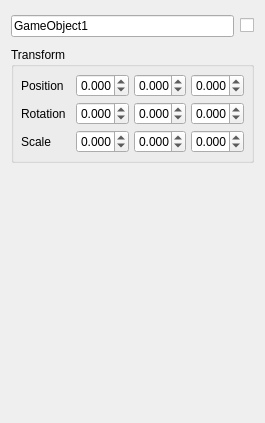
<?xml version="1.0" encoding="UTF-8"?>
<ui version="4.0">
 <class>ParametersWidget</class>
 <widget class="QWidget" name="ParametersWidget">
  <property name="geometry">
   <rect>
    <x>0</x>
    <y>0</y>
    <width>265</width>
    <height>423</height>
   </rect>
  </property>
  <property name="sizePolicy">
   <sizepolicy hsizetype="Preferred" vsizetype="Preferred">
    <horstretch>0</horstretch>
    <verstretch>0</verstretch>
   </sizepolicy>
  </property>
  <property name="windowTitle">
   <string>Form</string>
  </property>
  <layout class="QVBoxLayout" name="verticalLayout">
   <item>
    <widget class="QWidget" name="widget" native="true">
     <property name="sizePolicy">
      <sizepolicy hsizetype="Expanding" vsizetype="Maximum">
       <horstretch>0</horstretch>
       <verstretch>0</verstretch>
      </sizepolicy>
     </property>
     <property name="minimumSize">
      <size>
       <width>0</width>
       <height>30</height>
      </size>
     </property>
     <property name="maximumSize">
      <size>
       <width>16777215</width>
       <height>30</height>
      </size>
     </property>
     <layout class="QHBoxLayout" name="horizontalLayout_4">
      <property name="leftMargin">
       <number>0</number>
      </property>
      <property name="topMargin">
       <number>0</number>
      </property>
      <property name="rightMargin">
       <number>0</number>
      </property>
      <property name="bottomMargin">
       <number>0</number>
      </property>
      <item>
       <widget class="MyLineEdit" name="lineEdit">
        <property name="sizePolicy">
         <sizepolicy hsizetype="Expanding" vsizetype="Fixed">
          <horstretch>0</horstretch>
          <verstretch>0</verstretch>
         </sizepolicy>
        </property>
        <property name="text">
         <string>GameObject1</string>
        </property>
        <property name="frame">
         <bool>true</bool>
        </property>
        <property name="cursorMoveStyle">
         <enum>Qt::LogicalMoveStyle</enum>
        </property>
        <property name="clearButtonEnabled">
         <bool>false</bool>
        </property>
       </widget>
      </item>
      <item>
       <widget class="QCheckBox" name="enabled_cb">
        <property name="text">
         <string/>
        </property>
       </widget>
      </item>
     </layout>
    </widget>
   </item>
   <item>
    <widget class="QGroupBox" name="groupBox">
     <property name="enabled">
      <bool>true</bool>
     </property>
     <property name="sizePolicy">
      <sizepolicy hsizetype="Expanding" vsizetype="Maximum">
       <horstretch>0</horstretch>
       <verstretch>0</verstretch>
      </sizepolicy>
     </property>
     <property name="title">
      <string>Transform</string>
     </property>
     <layout class="QVBoxLayout" name="verticalLayout_2">
      <property name="spacing">
       <number>5</number>
      </property>
      <property name="leftMargin">
       <number>7</number>
      </property>
      <property name="topMargin">
       <number>7</number>
      </property>
      <property name="rightMargin">
       <number>7</number>
      </property>
      <property name="bottomMargin">
       <number>7</number>
      </property>
      <item>
       <layout class="QHBoxLayout" name="horizontalLayout">
        <item>
         <widget class="QLabel" name="label">
          <property name="sizePolicy">
           <sizepolicy hsizetype="Maximum" vsizetype="Preferred">
            <horstretch>0</horstretch>
            <verstretch>0</verstretch>
           </sizepolicy>
          </property>
          <property name="minimumSize">
           <size>
            <width>50</width>
            <height>0</height>
           </size>
          </property>
          <property name="text">
           <string>Position</string>
          </property>
         </widget>
        </item>
        <item>
         <widget class="MySpinBox" name="pos_x_sb">
          <property name="sizePolicy">
           <sizepolicy hsizetype="Ignored" vsizetype="Fixed">
            <horstretch>0</horstretch>
            <verstretch>0</verstretch>
           </sizepolicy>
          </property>
          <property name="minimumSize">
           <size>
            <width>40</width>
            <height>0</height>
           </size>
          </property>
          <property name="decimals">
           <number>3</number>
          </property>
          <property name="minimum">
           <double>-100000000.000000000000000</double>
          </property>
          <property name="maximum">
           <double>100000000.000000000000000</double>
          </property>
          <property name="singleStep">
           <double>1.000000000000000</double>
          </property>
         </widget>
        </item>
        <item>
         <widget class="MySpinBox" name="pos_y_sb">
          <property name="sizePolicy">
           <sizepolicy hsizetype="Ignored" vsizetype="Fixed">
            <horstretch>0</horstretch>
            <verstretch>0</verstretch>
           </sizepolicy>
          </property>
          <property name="minimumSize">
           <size>
            <width>40</width>
            <height>0</height>
           </size>
          </property>
          <property name="decimals">
           <number>3</number>
          </property>
          <property name="minimum">
           <double>-100000000.000000000000000</double>
          </property>
          <property name="maximum">
           <double>100000000.000000000000000</double>
          </property>
          <property name="singleStep">
           <double>1.000000000000000</double>
          </property>
         </widget>
        </item>
        <item>
         <widget class="MySpinBox" name="pos_z_sb">
          <property name="sizePolicy">
           <sizepolicy hsizetype="Ignored" vsizetype="Fixed">
            <horstretch>0</horstretch>
            <verstretch>0</verstretch>
           </sizepolicy>
          </property>
          <property name="minimumSize">
           <size>
            <width>40</width>
            <height>0</height>
           </size>
          </property>
          <property name="decimals">
           <number>3</number>
          </property>
          <property name="minimum">
           <double>-100000000.000000000000000</double>
          </property>
          <property name="maximum">
           <double>100000000.000000000000000</double>
          </property>
          <property name="singleStep">
           <double>1.000000000000000</double>
          </property>
         </widget>
        </item>
       </layout>
      </item>
      <item>
       <layout class="QHBoxLayout" name="horizontalLayout_2">
        <item>
         <widget class="QLabel" name="label_2">
          <property name="sizePolicy">
           <sizepolicy hsizetype="Maximum" vsizetype="Preferred">
            <horstretch>0</horstretch>
            <verstretch>0</verstretch>
           </sizepolicy>
          </property>
          <property name="minimumSize">
           <size>
            <width>50</width>
            <height>0</height>
           </size>
          </property>
          <property name="text">
           <string>Rotation</string>
          </property>
         </widget>
        </item>
        <item>
         <widget class="MySpinBox" name="rot_x_sb">
          <property name="sizePolicy">
           <sizepolicy hsizetype="Ignored" vsizetype="Fixed">
            <horstretch>0</horstretch>
            <verstretch>0</verstretch>
           </sizepolicy>
          </property>
          <property name="minimumSize">
           <size>
            <width>40</width>
            <height>0</height>
           </size>
          </property>
          <property name="decimals">
           <number>3</number>
          </property>
          <property name="minimum">
           <double>-100000000.000000000000000</double>
          </property>
          <property name="maximum">
           <double>100000000.000000000000000</double>
          </property>
          <property name="singleStep">
           <double>1.000000000000000</double>
          </property>
         </widget>
        </item>
        <item>
         <widget class="MySpinBox" name="rot_y_sb">
          <property name="sizePolicy">
           <sizepolicy hsizetype="Ignored" vsizetype="Fixed">
            <horstretch>0</horstretch>
            <verstretch>0</verstretch>
           </sizepolicy>
          </property>
          <property name="minimumSize">
           <size>
            <width>40</width>
            <height>0</height>
           </size>
          </property>
          <property name="decimals">
           <number>3</number>
          </property>
          <property name="minimum">
           <double>-100000000.000000000000000</double>
          </property>
          <property name="maximum">
           <double>100000000.000000000000000</double>
          </property>
          <property name="singleStep">
           <double>1.000000000000000</double>
          </property>
         </widget>
        </item>
        <item>
         <widget class="MySpinBox" name="rot_z_sb">
          <property name="sizePolicy">
           <sizepolicy hsizetype="Ignored" vsizetype="Fixed">
            <horstretch>0</horstretch>
            <verstretch>0</verstretch>
           </sizepolicy>
          </property>
          <property name="minimumSize">
           <size>
            <width>40</width>
            <height>0</height>
           </size>
          </property>
          <property name="decimals">
           <number>3</number>
          </property>
          <property name="minimum">
           <double>-100000000.000000000000000</double>
          </property>
          <property name="maximum">
           <double>100000000.000000000000000</double>
          </property>
          <property name="singleStep">
           <double>1.000000000000000</double>
          </property>
         </widget>
        </item>
       </layout>
      </item>
      <item>
       <layout class="QHBoxLayout" name="horizontalLayout_3">
        <item>
         <widget class="QLabel" name="label_3">
          <property name="sizePolicy">
           <sizepolicy hsizetype="Maximum" vsizetype="Preferred">
            <horstretch>0</horstretch>
            <verstretch>0</verstretch>
           </sizepolicy>
          </property>
          <property name="minimumSize">
           <size>
            <width>50</width>
            <height>0</height>
           </size>
          </property>
          <property name="text">
           <string>Scale</string>
          </property>
         </widget>
        </item>
        <item>
         <widget class="MySpinBox" name="scale_x_sb">
          <property name="sizePolicy">
           <sizepolicy hsizetype="Ignored" vsizetype="Fixed">
            <horstretch>0</horstretch>
            <verstretch>0</verstretch>
           </sizepolicy>
          </property>
          <property name="minimumSize">
           <size>
            <width>40</width>
            <height>0</height>
           </size>
          </property>
          <property name="decimals">
           <number>3</number>
          </property>
          <property name="minimum">
           <double>-100000000.000000000000000</double>
          </property>
          <property name="maximum">
           <double>100000000.000000000000000</double>
          </property>
          <property name="singleStep">
           <double>1.000000000000000</double>
          </property>
         </widget>
        </item>
        <item>
         <widget class="MySpinBox" name="scale_y_sb">
          <property name="sizePolicy">
           <sizepolicy hsizetype="Ignored" vsizetype="Fixed">
            <horstretch>0</horstretch>
            <verstretch>0</verstretch>
           </sizepolicy>
          </property>
          <property name="minimumSize">
           <size>
            <width>40</width>
            <height>0</height>
           </size>
          </property>
          <property name="decimals">
           <number>3</number>
          </property>
          <property name="minimum">
           <double>-100000000.000000000000000</double>
          </property>
          <property name="maximum">
           <double>100000000.000000000000000</double>
          </property>
          <property name="singleStep">
           <double>1.000000000000000</double>
          </property>
         </widget>
        </item>
        <item>
         <widget class="MySpinBox" name="scale_z_sb">
          <property name="sizePolicy">
           <sizepolicy hsizetype="Ignored" vsizetype="Fixed">
            <horstretch>0</horstretch>
            <verstretch>0</verstretch>
           </sizepolicy>
          </property>
          <property name="minimumSize">
           <size>
            <width>40</width>
            <height>0</height>
           </size>
          </property>
          <property name="decimals">
           <number>3</number>
          </property>
          <property name="minimum">
           <double>-100000000.000000000000000</double>
          </property>
          <property name="maximum">
           <double>100000000.000000000000000</double>
          </property>
          <property name="singleStep">
           <double>1.000000000000000</double>
          </property>
         </widget>
        </item>
       </layout>
      </item>
     </layout>
    </widget>
   </item>
   <item>
    <layout class="QVBoxLayout" name="dynamic_block">
     <property name="spacing">
      <number>0</number>
     </property>
    </layout>
   </item>
   <item>
    <spacer name="verticalSpacer">
     <property name="orientation">
      <enum>Qt::Vertical</enum>
     </property>
     <property name="sizeType">
      <enum>QSizePolicy::MinimumExpanding</enum>
     </property>
     <property name="sizeHint" stdset="0">
      <size>
       <width>20</width>
       <height>0</height>
      </size>
     </property>
    </spacer>
   </item>
  </layout>
 </widget>
 <customwidgets>
  <customwidget>
   <class>MyLineEdit</class>
   <extends>QLineEdit</extends>
   <header>../../src/editor/mylineedit.h</header>
  </customwidget>
  <customwidget>
   <class>MySpinBox</class>
   <extends>QDoubleSpinBox</extends>
   <header>../../src/editor/myspinbox.h</header>
  </customwidget>
 </customwidgets>
 <resources/>
 <connections/>
</ui>
